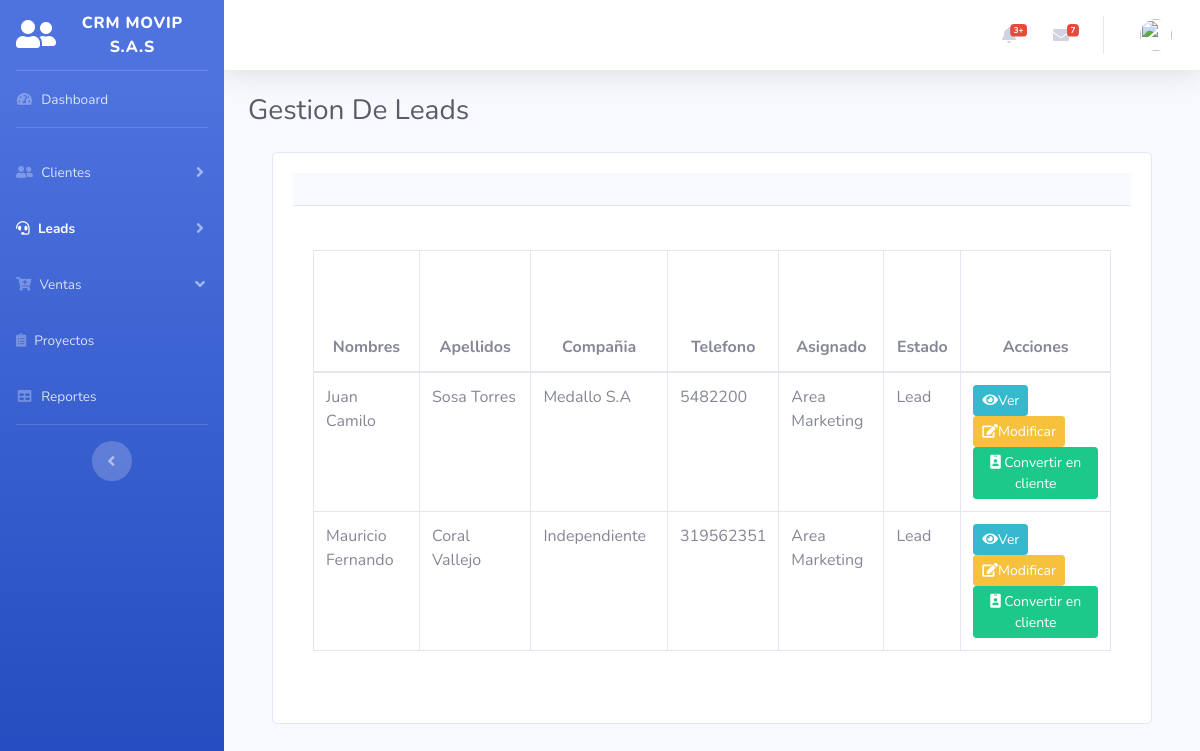
The app's page /Gestionalead.php (signed in) with its own data.
### tables this page shows
CREATE TABLE `leads` (
  `id_lead` int(10) NOT NULL,
  `nombre_lead` varchar(50) NOT NULL,
  `segundo_nombre_lead` varchar(50) NOT NULL,
  `primer_apellido_lead` varchar(50) NOT NULL,
  `segundo_apellido_lead` varchar(50) NOT NULL,
  `tipodocumento_lead` varchar(100) NOT NULL,
  `documento_lead` int(20) NOT NULL,
  `telefono_lead` bigint(100) NOT NULL,
  `email_lead` varchar(50) NOT NULL,
  `departamento_lead` varchar(100) NOT NULL,
  `ciudad_lead` varchar(30) NOT NULL,
  `direccion_lead` varchar(100) NOT NULL,
  `estado_lead` int(20) NOT NULL,
  `compañia_lead` varchar(100) NOT NULL,
  `asignado_lead` varchar(30) NOT NULL,
  `comentario_lead` text NOT NULL,
  `recurso_lead` varchar(50) NOT NULL
);

### Gestionalead.php (the view, shortened to what this page needs)
<?php
include("conlead.php");
$tipo_usuario = $_SESSION['tipo_usuario'];
?>
<!DOCTYPE html>
<html lang="en">
<head>
  <link href="vendor/fontawesome-free/css/all.min.css" rel="stylesheet" type="text/css">
  <link href="css/sb-admin-2.min.css" rel="stylesheet">
</head>
<body id="page-top">
  <div id="wrapper">
    <ul class="navbar-nav bg-gradient-primary sidebar sidebar-dark accordion" id="accordionSidebar">
      <a class="sidebar-brand d-flex align-items-center justify-content-center" href="principal.php">
        <div class="sidebar-brand-icon">
          <i class="fas fa-user-friends"></i>
        </div>
        <div class="sidebar-brand-text mx-3">CRM Movip S.A.S</div>
      </a>
      <hr class="sidebar-divider my-0">
      <li class="nav-item inactive">
        <a class="nav-link" href="principal.php">
          <i class="fas fa-fw fa-tachometer-alt"></i>
          <span>Dashboard</span></a>
      </li>
      <hr class="sidebar-divider">
      <?php if ($tipo_usuario == 1) { ?>
        <li class="nav-item">
          <a class="nav-link collapsed" href="#" data-toggle="collapse" data-target="#collapseTwo" aria-expanded="true" aria-controls="collapseTwo">
            <i class="fas fa-user-friends"></i>
            <span>Clientes</span>
          </a>
        </li>
        <li class="nav-item active">
          <a class="nav-link collapsed" href="#" data-toggle="collapse" data-target="#collapseUtilities" aria-expanded="true" aria-controls="collapseUtilities">
            <i class="fas fa-headset"></i>
            <span>Leads</span>
          </a>
        </li>
        <li class="nav-item">
          <a class="nav-link" href="#" data-toggle="collapse" data-target="#collapsePages" aria-expanded="true" aria-controls="collapsePages">
            <i class=" fas fa-cart-plus"></i></i>
            <span>Ventas</span>
          </a>
        </li>
        <li class="nav-item">
          <a class="nav-link" href="charts.html">
            <i class="fas fa-clipboard-list "></i>
            <span>Proyectos</span></a>
        </li>
        <li class="nav-item">
          <a class="nav-link" href="tables.html">
            <i class="fas fa-fw fa-table"></i>
            <span>Reportes</span></a>
        </li>
      <?php } ?>
      <hr class="sidebar-divider d-none d-md-block">
      <div class="text-center d-none d-md-inline">
        <button class="rounded-circle border-0" id="sidebarToggle"></button>
      </div>
    </ul>
    <div id="content-wrapper" class="d-flex flex-column">
      <div id="content">
        <nav class="navbar navbar-expand navbar-light bg-white topbar mb-4 static-top shadow">
          <ul class="navbar-nav ml-auto">
            <li class="nav-item dropdown no-arrow mx-1">
              <a class="nav-link dropdown-toggle" href="#" id="alertsDropdown" role="button" data-toggle="dropdown" aria-haspopup="true" aria-expanded="false">
                <i class="fas fa-bell fa-fw"></i>
                <span class="badge badge-danger badge-counter">3+</span>
              </a>
            </li>
            <li class="nav-item dropdown no-arrow mx-1">
              <a class="nav-link dropdown-toggle" href="#" id="messagesDropdown" role="button" data-toggle="dropdown" aria-haspopup="true" aria-expanded="false">
                <i class="fas fa-envelope fa-fw"></i>
                <span class="badge badge-danger badge-counter">7</span>
              </a>
            </li>
            <li class="nav-item dropdown no-arrow">
              <a class="nav-link dropdown-toggle" href="#" id="userDropdown" role="button" data-toggle="dropdown" aria-haspopup="true" aria-expanded="false">
                <img class="img-profile rounded-circle" src="https://source.unsplash.com/QAB-WJcbgJk/60x60">
              </a>
            </li>
          </ul>
        </nav>
        <div class="container-fluid">
          <div class="d-sm-flex align-items-center justify-content-between mb-4">
            <h1 class="h3 mb-0 text-gray-800">Gestion De Leads</h1>
          </div>
          <fieldset>
            <div class="container p-8">
              <div class="group">
                <div class="card card-body">
                  <div class="form-group" id="responsive-form">
                    <fieldset>
                      <div class="card-header py-3">
                      </div>
                      <div class="card-body">
                        <div class="table-responsive">
                          <table id="data_table" class="table table-bordered" cellspacing="0" width="100%">
                            <thead>
                              <tr>
                                <th>
                                  <center>Nombres </center>
                                </th>
                                <th>
                                  <center>Apellidos </center>
                                </th>
                                <th>
                                  <center>Compañia</center>
                                </th>
                                <th>
                                  <center>Telefono</center>
                                </th>
                                <th>
                                  <center>Asignado</center>
                                </th>
                                <th>
                                  <center>Estado</center>
                                </th>
                                <th>
                                  <center>Acciones</center>
                                </th>
                              </tr>
                            </thead>
                            <?php
                            $sql = "SELECT * FROM leads WHERE estado_lead = '0'";
                            $result = mysqli_query($conexion2, $sql);
                            while ($mostrar = mysqli_fetch_array($result)) {
                              echo "<tr>";
                              echo "<td>";
                              echo $mostrar['nombre_lead'], ' ', $mostrar['segundo_nombre_lead'];
                              echo "</td>";
                              echo "<td>";
                              echo $mostrar['primer_apellido_lead'], ' ', $mostrar['segundo_apellido_lead'];
                              echo "</td>";
                              echo "<td>";
                              echo $mostrar['compañia_lead'];
                              echo "</td>";
                              echo "<td>";
                              echo $mostrar['telefono_lead'];
                              echo "</td>";
                              echo "<td>";
                              echo $mostrar['asignado_lead'];
                              echo "</td>";
                              echo "<td>";
                              if ($mostrar['estado_lead'] = '1') {
                                echo 'Lead';
                              }
                              echo "</td>";
                              echo "<colspan='24'><div class='btn-group'><th>
                              <a href='verlead.php?id=$mostrar[id_lead]'><button type='button' class='btn btn-outline-info btn-sm active'><i class='fa fa-eye'></i>Ver</button></a>
                              <a href='modificarlead.php?id=$mostrar[id_lead]'><button type='button' class='btn btn-outline-warning btn-sm active'><i class='fa fa-edit'></i>Modificar</button></a>
                              <a href='ConvertirCliente.php?id=$mostrar[id_lead]'><button type='button' class='btn btn-outline-success btn-sm active'><i class='fa fa-id-badge'></i> Convertir en cliente</button></a>";
                            }
                            ?>
                          </table>
                        </div>
                      </div>
                  </div>
                </div>
              </div>
            </div>
</body>
</html>

### records on screen
leads: nombre_lead "Juan", segundo_nombre_lead "Camilo", primer_apellido_lead "Sosa", segundo_apellido_lead "Torres", compañia_lead "Medallo S.A", telefono_lead "5482200", asignado_lead "Area Marketing"
leads: nombre_lead "Mauricio", segundo_nombre_lead "Fernando", primer_apellido_lead "Coral", segundo_apellido_lead "Vallejo", compañia_lead "Independiente", telefono_lead "319562351", asignado_lead "Area Marketing"
